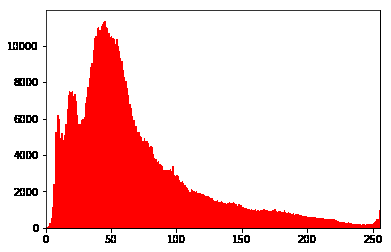
#> input picture hist1.png, 391 x 252 px
$ python main.py hist1.png out.png
#> lines starting #> are read from the running program, lines starting #| are printed output that depends on the picture
# Instructions:
# For question 1, only modify function: histogram_equalization
# For question 2, only modify functions: low_pass_filter, high_pass_filter, deconvolution
# For question 3, only modify function: laplacian_pyramid_blending

import os
import sys
import cv2
import numpy as np
from matplotlib import pyplot as plt

def help_message():
    print("Usage: [Input_Options] [Output_Options]")
    print("[Input_Options]")
    print("Path to the input images")
    print("[Output_Options]")
    print("Output directory")
    print("Example usages:")
    print(sys.argv[0] + "[path to input image] " +
          "[output directory]")


# ===================================================
# ========  Histogram equalization =======
# ===================================================


def histogram_equalization(img_in):

    # Write histogram equalization here
    b,g,r = cv2.split(img_in)
    h_b, bin_b = np.histogram(b.flatten(), 256, [0, 256])
    h_g, bin_g = np.histogram(g.flatten(), 256, [0, 256])
    h_r, bin_r = np.histogram(r.flatten(), 256, [0, 256])

    cdf_b = np.cumsum(h_b)
    cdf_g = np.cumsum(h_g)
    cdf_r = np.cumsum(h_r)


    cdf_m_b = np.ma.masked_equal(cdf_b,0)
    cdf_m_b = (cdf_m_b - cdf_m_b.min())*255/(cdf_m_b.max()-cdf_m_b.min())
    cdf_final_b = np.ma.filled(cdf_m_b,0).astype('uint8')

    cdf_m_g = np.ma.masked_equal(cdf_g,0)
    cdf_m_g = (cdf_m_g - cdf_m_g.min())*255/(cdf_m_g.max()-cdf_m_g.min())
    cdf_final_g = np.ma.filled(cdf_m_g,0).astype('uint8')

    cdf_m_r = np.ma.masked_equal(cdf_r,0)
    cdf_m_r = (cdf_m_r - cdf_m_r.min())*255/(cdf_m_r.max()-cdf_m_r.min())
    cdf_final_r = np.ma.filled(cdf_m_r,0).astype('uint8')

    img_b = cdf_final_b[b]
    img_g = cdf_final_g[g]
    img_r = cdf_final_r[r]


    img_out = cv2.merge((img_b, img_g, img_r))
    cv2.imwrite('output_name1.png', img_out)

    ##validation
    equ_b = cv2.equalizeHist(b)
    equ_g = cv2.equalizeHist(g)
    equ_r = cv2.equalizeHist(r)
    equ = cv2.merge((equ_b, equ_g, equ_r))
    #print(equ)
    #cv2.imwrite('output_name2.png', equ)
    res = np.hstack((img_in,equ)) #stacking images side-by-side
    cv2.imwrite('res_out.png',res)

    return True, img_out

def generate_hist(img, opt):

    hist,bins = np.histogram(img.flatten(),256,[0,256])
    cdf = hist.cumsum()
    cdf_normalized = cdf * hist.max()/ cdf.max()
    plt.hist(img.flatten(),256,[0,256], color = 'r')
    plt.xlim([0,256])
    #plt.legend(('cdf','histogram'), loc = 'upper left')
    plt.savefig('hist'+"_"+ opt);


if __name__ == '__main__':
    question_number = -1

    # Validate the input arguments
    if (len(sys.argv) < 3):
        help_message()
        sys.exit()
    else:
        # Read in input images
        input_image = cv2.imread(sys.argv[1], cv2.IMREAD_COLOR)
#> input_image is the input picture: shape (252, 391, 3); mean B, G, R 200.6, 200.6, 249.2
        generate_hist(input_image,"inp")
#> in generate_hist, `hist,bins = np.histogram(img.flatten(),256,[0,256])`: hist = 256 values, max 250944 at index 255, min 0 at index 1, mean 1154.7; bins = 257 values from 0 to 256
#> in generate_hist, `cdf = hist.cumsum()`: cdf = 256 values from 43001 to 295596
#> in generate_hist, `cdf_normalized = cdf * hist.max()/ cdf.max()`: cdf_normalized = 256 values from 36505.4 to 250944
#> in generate_hist, `plt.savefig('hist'+"_"+ opt);`:
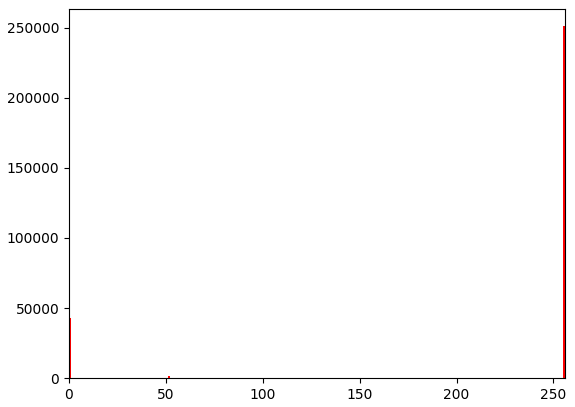
#> figure drawn by matplotlib, 1 panel; tallest bar 250944 high, from x = 255 to 256

        # Histogram equalization
        succeed, output_image = histogram_equalization(input_image)
#> in histogram_equalization, `b,g,r = cv2.split(img_in)`:
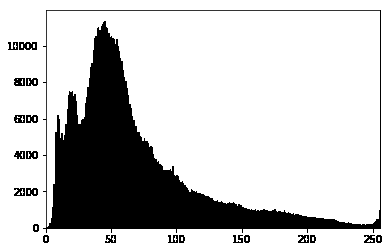
#> b: shape (252, 391); min 0, max 255, mean 200.6
#> in histogram_equalization, `b,g,r = cv2.split(img_in)`:
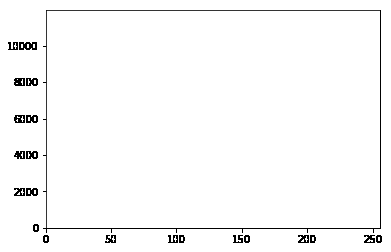
#> r: shape (252, 391); min 0, max 255, mean 249.2
#> in histogram_equalization, `h_b, bin_b = np.histogram(b.flatten(), 256, [0, 256])`: h_b = 256 values, max 77384 at index 255, min 0 at index 1, mean 384.9; bin_b = 257 values from 0 to 256
#> in histogram_equalization, `h_g, bin_g = np.histogram(g.flatten(), 256, [0, 256])`: h_g has the same summary as h_b
#> in histogram_equalization, `h_r, bin_r = np.histogram(r.flatten(), 256, [0, 256])`: h_r = 256 values, max 96176 at index 255, min 0 at index 1, mean 384.9; bin_r = 257 values from 0 to 256
#> in histogram_equalization, `cdf_b = np.cumsum(h_b)`: cdf_b = 256 values from 20598 to 98532
#> in histogram_equalization, `cdf_r = np.cumsum(h_r)`: cdf_r = 256 values from 1805 to 98532
#> in histogram_equalization, `cdf_final_b = np.ma.filled(cdf_m_b,0).astype('uint8')`: cdf_final_b = 256 values from 0 to 255
#> in histogram_equalization, `res = np.hstack((img_in,equ))`:
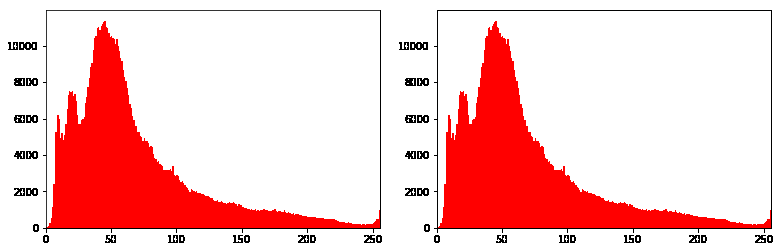
#> res: shape (252, 782, 3); mean B, G, R 200.4, 200.4, 249
#> succeed = True
        generate_hist(output_image,"out")
        # Write out the result
        output_name = sys.argv[2] + "result.png"
        cv2.imwrite(output_name, output_image)

$ run again, on images/hist_inp.png
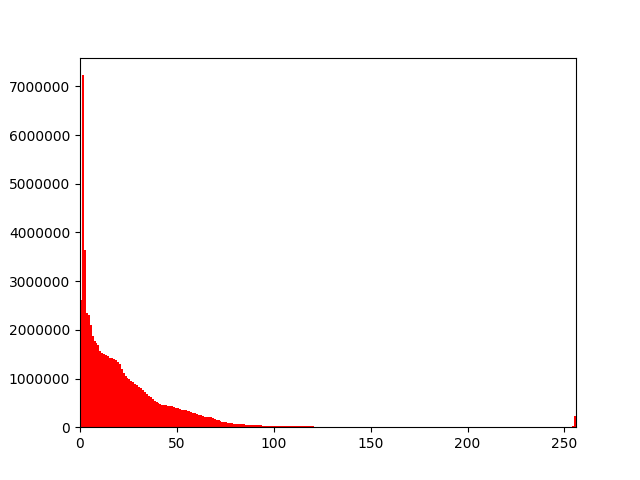
#> input picture images/hist_inp.png, 640 x 480 px
#> input_image is the input picture: shape (480, 640, 3); mean B, G, R 246.3, 246.3, 251.8
#> hist = 256 values, max 882817 at index 255, min 0 at index 42, mean 3600; bins = 257 values from 0 to 256
#> cdf = 256 values from 19342 to 921600
#> cdf_normalized = 256 values from 18528 to 882817
#> in generate_hist, `plt.savefig('hist'+"_"+ opt);`:
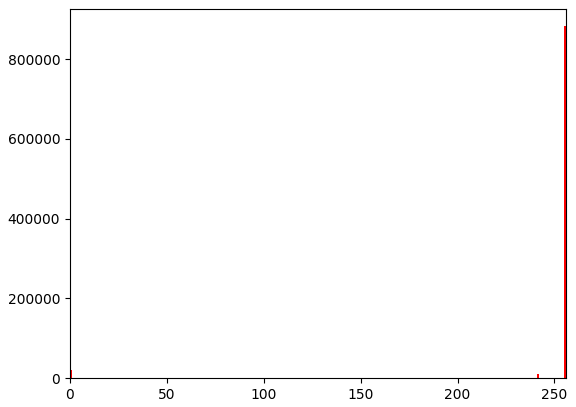
#> figure drawn by matplotlib, 1 panel; tallest bar 882817 high, from x = 255 to 256
#> h_b = 256 values, max 292194 at index 255, min 0 at index 42, mean 1200; bin_b = 257 values from 0 to 256
#> h_g has the same summary as h_b
#> h_r = 256 values, max 298429 at index 255, min 0 at index 42, mean 1200; bin_r = 257 values from 0 to 256
#> cdf_b = 256 values from 8650 to 307200
#> cdf_r = 256 values from 2042 to 307200
#> cdf_final_b = 256 values from 0 to 255
#> in histogram_equalization, `res = np.hstack((img_in,equ))`:
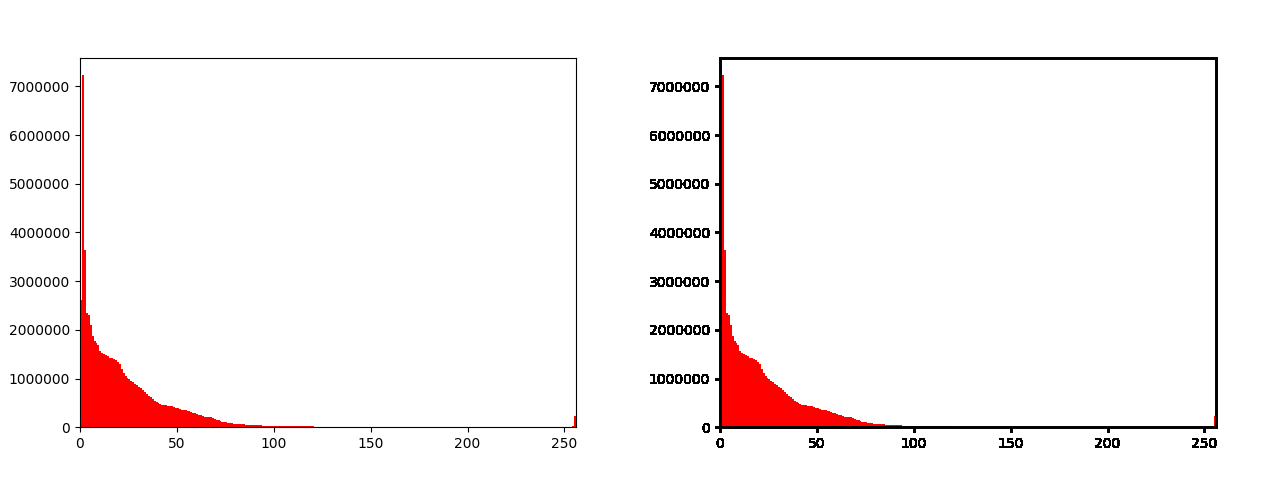
#> res: shape (480, 1280, 3); mean B, G, R 244.5, 244.5, 249.8
#> succeed = True
